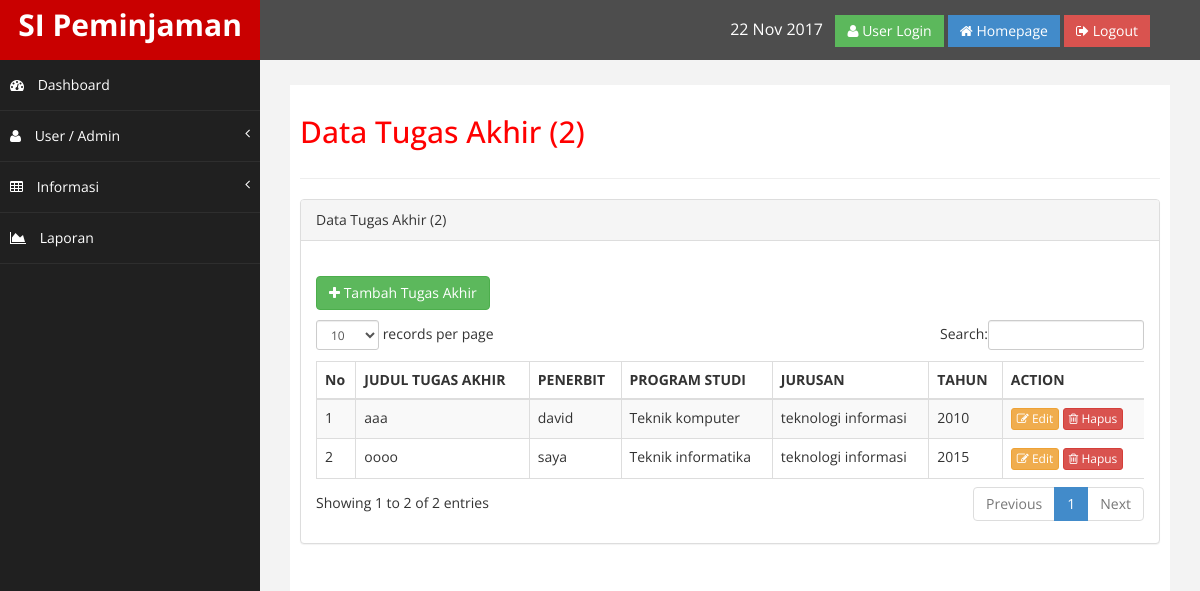
The page /index.php/admin/informasi/tugasakhir on the database its author committed.
### tables this page shows
CREATE TABLE `TUGAS_AKHIR` (
  `ID_TUGAS_AKHIR` int(11) NOT NULL,
  `JUDUL_TUGAS_AKHIR` varchar(100) DEFAULT NULL,
  `PENERBIT` varchar(30) DEFAULT NULL,
  `PRODI` varchar(40) DEFAULT NULL,
  `JURUSAN` varchar(40) DEFAULT NULL,
  `TAHUN` int(11) DEFAULT NULL
);

### application/views/admin/layout/content.php (called while the page is built)
<?php
	if ($isi) {
		$this->load->view($isi);
	}

### application/views/admin/layout/wrapper.php (called while the page is built)
<?php
require_once('head.php');
require_once('header.php');
require_once('nav.php');
require_once('content.php');
require_once('footer.php');

### application/controllers/admin/Informasi.php (called while the page is built, shortened)
<?php
class Informasi extends CI_Controller {
	public function __construct()
	{
		$this->load->model('informasi_model');
	}
		public function tugasakhir()
	{
		$ta = $this->informasi_model->listTugasakhir();
		$data = array('title' => 'Data Tugas Akhir ('.count($ta).')', 'ta' => $ta, 'isi' => 'admin/informasi/tugasakhir');
		$this->load->view('admin/layout/wrapper', $data, FALSE);
	}
}

### index.php (called while the page is built, shortened)
<?php
require_once BASEPATH.'core/CodeIgniter.php';

### application/models/Informasi_model.php (called while the page is built, shortened)
<?php
class Informasi_model extends CI_Model {
	public function listTugasakhir()
	{
		$this->db->select('*');
		$this->db->from('TUGAS_AKHIR');
		$this->db->order_by('PENERBIT','DECS');
		$query = $this->db->get();
		return $query->result();
	}
}

### application/views/admin/informasi/tugasakhir.php (the view, shortened to what this page needs)
<p>
	<a href="<?php echo base_url('index.php/admin/informasi/tambah_tugasakhir') ?>" class="btn btn-success">
		<i class="fa fa-plus"></i> Tambah Tugas Akhir </a>
</p>
<table class="table table-striped table-bordered table-hover" id="dataTables-example">
	<thead>
	    <tr>
	        <th>No</th>
	        <th>JUDUL TUGAS AKHIR</th>
	        <th>PENERBIT</th>
	        <th>PROGRAM STUDI</th>
	        <th>JURUSAN</th>
	        <th>TAHUN</th>
	        <th>ACTION</th>
	    </tr>
	</thead>
	<tbody>
	<?php $i = 1; foreach ($ta as $ta) { ?>
		<tr>
	        <td><?php echo $i ?></td>
	        <td><?php echo $ta->JUDUL_TUGAS_AKHIR ?></td>
	        <td><?php echo $ta->PENERBIT ?></td>
	        <td><?php echo $ta->PRODI ?></td>
	        <td><?php echo $ta->JURUSAN ?></td>
	        <td><?php echo $ta->TAHUN ?></td>
	        <td>
	        <a href="<?php echo base_url('index.php/admin/informasi/edit_tugasakhir/'.$ta->PENERBIT) ?>" class="btn btn-warning btn-xs"><i class="fa fa-edit"></i> Edit</a>
	        <?php include('delete_tugasakhir.php'); ?>
	        </td>
	    </tr>
	<?php $i++; } ?>
	</tbody>
</table>

### application/views/admin/informasi/delete_tugasakhir.php (shortened to what this page needs)
<button class="btn btn-danger btn-xs" data-toggle="modal" data-target="#myModal"><i class="fa fa-trash-o"></i> Hapus </button>

### assets/admin/assets/css/custom.css (style rules this page uses)
body { font-family: 'Open Sans', sans-serif; }
p { font-size:16px; line-height:25px; padding-top:20px; }

### rows shown on the page
tugas_akhir: JUDUL_TUGAS_AKHIR "aaa", PENERBIT "david", PRODI "Teknik komputer", JURUSAN "teknologi informasi", TAHUN "2010"
tugas_akhir: JUDUL_TUGAS_AKHIR "oooo", PENERBIT "saya", PRODI "Teknik informatika", JURUSAN "teknologi informasi", TAHUN "2015"

### other values the page prints
$title "Data Tugas Akhir (2)"
